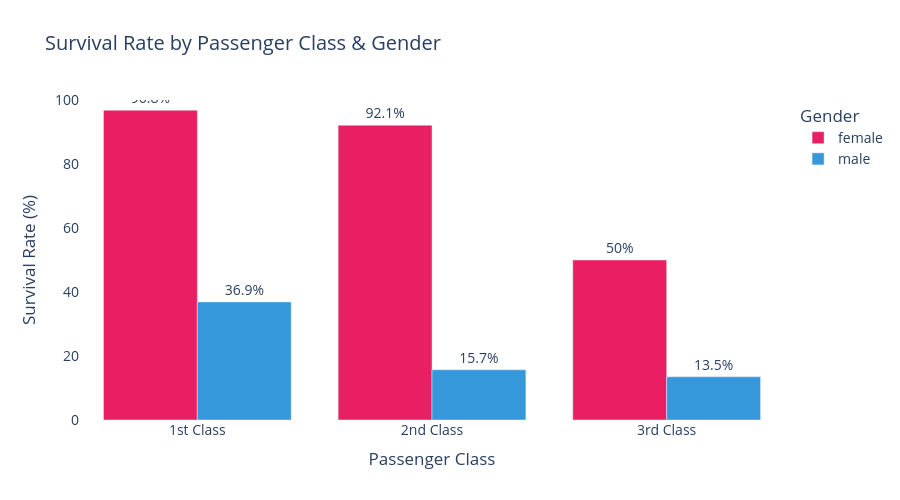

The notebook cell saved with this chart:
### Markdown cell above
**Cell 4: Interactive Survival Chart**

### Code cell
# INTERACTIVE SURVIVAL BY GENDER & CLASS

survival_data = df.groupby(['Pclass','Sex'])['Survived'].mean().reset_index()
survival_data['Survival Rate (%)'] = (survival_data['Survived'] * 100).round(1)
survival_data['Class'] = survival_data['Pclass'].map({1:'1st Class',2:'2nd Class',3:'3rd Class'})

fig = px.bar(survival_data,
             x='Class',
             y='Survival Rate (%)',
             color='Sex',
             barmode='group',
             title=' Survival Rate by Passenger Class & Gender',
             color_discrete_map={'male':'#3498DB','female':'#E91E63'},
             text='Survival Rate (%)',
             height=500)

fig.update_traces(texttemplate='%{text}%', textposition='outside')
fig.update_layout(
    title_font_size=20,
    plot_bgcolor='white',
    paper_bgcolor='white',
    font=dict(size=14),
    legend_title='Gender',
    xaxis_title='Passenger Class',
    yaxis_title='Survival Rate (%)',
    yaxis=dict(range=[0,100])
)

fig.write_html('../dashboard/survival_by_class_gender.html')
fig.show()
print("✅ Interactive Chart saved!")

### Figure 1 — Plotly figure (JSON) as saved in the notebook; plotly's stock layout.template omitted (floating-point values rounded to 4 significant figures)
{"data": [{"alignmentgroup": "True", "hovertemplate": "Sex=female<br>Class=%{x}<br>Survival Rate (%)=%{text}<extra></extra>", "legendgroup": "female", "marker": {"color": "#E91E63", "pattern": {"shape": ""}}, "name": "female", "offsetgroup": "female", "orientation": "v", "showlegend": true, "text": [96.8, 92.1, 50.0], "textposition": "outside", "texttemplate": "%{text}%", "type": "bar", "x": ["1st Class", "2nd Class", "3rd Class"], "xaxis": "x", "y": [96.8, 92.1, 50.0], "yaxis": "y"}, {"alignmentgroup": "True", "hovertemplate": "Sex=male<br>Class=%{x}<br>Survival Rate (%)=%{text}<extra></extra>", "legendgroup": "male", "marker": {"color": "#3498DB", "pattern": {"shape": ""}}, "name": "male", "offsetgroup": "male", "orientation": "v", "showlegend": true, "text": [36.9, 15.7, 13.5], "textposition": "outside", "texttemplate": "%{text}%", "type": "bar", "x": ["1st Class", "2nd Class", "3rd Class"], "xaxis": "x", "y": [36.9, 15.7, 13.5], "yaxis": "y"}], "layout": {"barmode": "group", "font": {"size": 14}, "height": 500, "legend": {"title": {"text": "Gender"}, "tracegroupgap": 0}, "paper_bgcolor": "white", "plot_bgcolor": "white", "title": {"font": {"size": 20}, "text": " Survival Rate by Passenger Class & Gender"}, "xaxis": {"anchor": "y", "domain": [0, 1], "title": {"text": "Passenger Class"}}, "yaxis": {"anchor": "x", "domain": [0, 1], "range": [0, 100], "title": {"text": "Survival Rate (%)"}}}}
